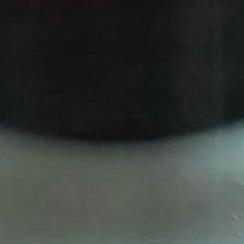
#> input picture WaTur-Water-Turbidity-Dataset-main/Formazine/0/1005.jpg, 244 x 244 px; its folder holds only this picture in this run
$ python comparar_nitidez_watur.py   (older library calls are emulated)
#> lines starting #> are read from the running program, lines starting #| are printed output that depends on the picture
from pathlib import Path
import cv2

# Ruta de la carpeta Formazine
carpeta_formazine = Path(__file__).resolve().parents[1] / "WaTur-Water-Turbidity-Dataset-main" / "Formazine"

# Niveles de turbidez disponibles
niveles = ["0", "0.5", "1", "2.5", "4", "5", "7.5", "10", "40"]

# ROI central provisional
x1, y1 = 30, 75
x2, y2 = 214, 145

print("========================================")
print("COMPARACIÓN DE NITIDEZ - WATUR")
print("========================================")
print(f"ROI: x={x1}:{x2}, y={y1}:{y2}\n")

for nivel in niveles:

    carpeta = carpeta_formazine / nivel

    # Buscar imágenes JPG en la carpeta
    imagenes = sorted(carpeta.glob("*.jpg"))

    if not imagenes:
        print(f"Nivel {nivel} NTU: no se encontraron imágenes")
        continue

    ruta = imagenes[0]
    imagen = cv2.imread(str(ruta))
#> imagen is the input picture: shape (244, 244, 3); mean B, G, R 54.1, 57.4, 53

    if imagen is None:
        print(f"Nivel {nivel} NTU: error al cargar {ruta.name}")
        continue

    alto, ancho = imagen.shape[:2]
#> alto = 244; ancho = 244

    # Comprobar que el ROI cabe en la imagen
    if x2 > ancho or y2 > alto:
        print(f"Nivel {nivel} NTU: imagen demasiado pequeña")
        continue

    roi = imagen[y1:y2, x1:x2]
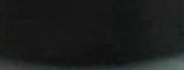
#> roi: shape (70, 184, 3); mean B, G, R 27.8, 28.4, 26.3

    gris = cv2.cvtColor(roi, cv2.COLOR_BGR2GRAY)
    laplaciano = cv2.Laplacian(gris, cv2.CV_64F)
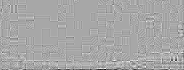
#> laplaciano: shape (70, 184) float64; min -27, max 14, mean -0.0589; drawn with min black and max white
    nitidez = laplaciano.var()
#> nitidez = 5.13

    print(
        f"Nivel: {nivel:>4} NTU | "
        f"Imagen: {ruta.name:<15} | "
        f"Nitidez: {nitidez:.4f}"
    )
#| Nivel:    0 NTU | Imagen: 1005.jpg        | Nitidez: 5.1313
#> pass 2 of the loop `for nivel in niveles:`:
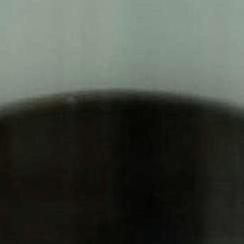
#> input picture WaTur-Water-Turbidity-Dataset-main/Formazine/0.5/1021.jpg, 244 x 244 px
#> imagen is the input picture: shape (244, 244, 3); mean B, G, R 63.5, 70.8, 65.8
#> `roi = imagen[y1:y2, x1:x2]`:
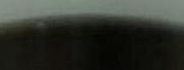
#> roi: shape (70, 184, 3); mean B, G, R 45.7, 52.6, 49.3
#> `laplaciano = cv2.Laplacian(gris, cv2.CV_64F)`:
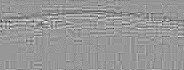
#> laplaciano: shape (70, 184) float64; min -25, max 17, mean -0.00784; drawn with min black and max white
#> nitidez = 8.19
#| Nivel:  0.5 NTU | Imagen: 1021.jpg        | Nitidez: 8.1924
